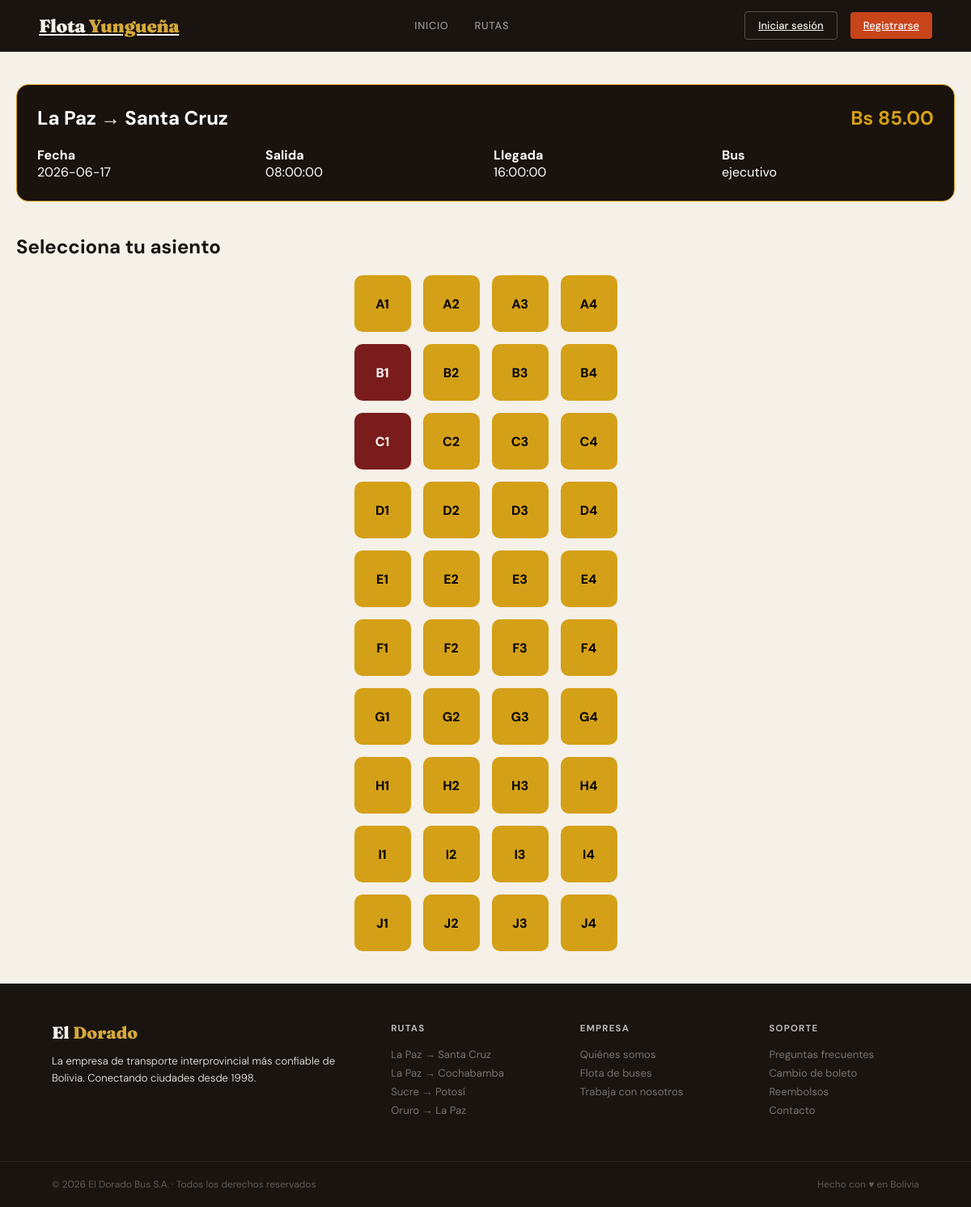
The app's page /index.php?page=detalle_viaje&viaje_id=1 with its own data.
### tables this page shows
CREATE TABLE `viajes` (
  `id` int(10) UNSIGNED NOT NULL,
  `horario_id` int(10) UNSIGNED NOT NULL,
  `fecha_viaje` date NOT NULL,
  `precio` decimal(8,2) NOT NULL,
  `estado` enum('programado','en_curso','completado','cancelado') NOT NULL DEFAULT 'programado'
);

CREATE TABLE `ciudades` (
  `id` int(10) UNSIGNED NOT NULL,
  `nombre` varchar(80) NOT NULL,
  `codigo` char(3) NOT NULL
);

CREATE TABLE `horarios` (
  `id` int(10) UNSIGNED NOT NULL,
  `ruta_id` int(10) UNSIGNED NOT NULL,
  `bus_id` int(10) UNSIGNED NOT NULL,
  `hora_salida` time NOT NULL,
  `hora_llegada` time NOT NULL,
  `dias` set('lun','mar','mie','jue','vie','sab','dom') NOT NULL DEFAULT 'lun,mar,mie,jue,vie,sab,dom',
  `activo` tinyint(1) NOT NULL DEFAULT 1
);

CREATE TABLE `buses` (
  `id` int(10) UNSIGNED NOT NULL,
  `placa` varchar(10) NOT NULL,
  `tipo` enum('economico','ejecutivo','premium_cama') NOT NULL DEFAULT 'ejecutivo',
  `total_seats` tinyint(3) UNSIGNED NOT NULL DEFAULT 40,
  `imagen` varchar(200) DEFAULT 'bus_default.jpg',
  `activo` tinyint(1) NOT NULL DEFAULT 1
);

CREATE TABLE `asientos` (
  `id` int(10) UNSIGNED NOT NULL,
  `bus_id` int(10) UNSIGNED NOT NULL,
  `numero` varchar(4) NOT NULL,
  `tipo` enum('normal','premium') NOT NULL DEFAULT 'normal'
);

### index.php (called while the page is built, shortened)
<?php
require_once __DIR__ . '/config/database.php';
require_once __DIR__ . '/controllers/RutaController.php';
$page   = $_GET['page']   ?? 'home';
switch ($page) {
    case 'detalle_viaje':
        $data = (new RutaController())->detalleViaje((int)($_GET['viaje_id'] ?? 0));
        break;
}
require __DIR__ . '/views/layout.php';

### controllers/RutaController.php (called while the page is built, shortened)
<?php
require_once __DIR__ . '/../models/RutaModel.php';
class RutaController {
    private RutaModel $model;
    public function __construct() {
        $this->model = new RutaModel();
    }
    public function detalleViaje(int $viajeId): array {
        $viaje = $this->model->getViajeById($viajeId);
        $asientosOcupados = $this->model->getAsientosOcupados($viajeId);
        $asientos         = $this->model->getAsientosBus($viaje['bus_id']);
        return compact('viaje', 'asientos', 'asientosOcupados');
    }
}

### config/database.php (called while the page is built, shortened)
<?php
class Database {
    private static ?PDO $instance = null;
    public static function connect(): PDO {
        if (self::$instance === null) {
            $dsn = sprintf(
            'mysql:host=%s;port=%s;dbname=%s;charset=%s',
             DB_HOST,
             DB_PORT,
             DB_NAME,
             DB_CHARSET
);
            self::$instance = new PDO($dsn, DB_USER, DB_PASS, [
                PDO::ATTR_ERRMODE => PDO::ERRMODE_EXCEPTION,
                PDO::ATTR_DEFAULT_FETCH_MODE => PDO::FETCH_ASSOC,
                PDO::ATTR_EMULATE_PREPARES => false,
            ]);
        }
        return self::$instance;
    }
}

### models/RutaModel.php (called while the page is built, shortened)
<?php
require_once __DIR__ . '/../config/database.php';
class RutaModel {
    private PDO $db;
    public function __construct() {
        $this->db = Database::connect();
    }
    public function getViajeById(int $id): ?array {
        $stmt = $this->db->prepare(
            "SELECT v.*, h.hora_salida, h.hora_llegada, h.bus_id,
                    r.duracion_h, r.precio_base,
                    c_o.nombre AS origen, c_d.nombre AS destino,
                    b.tipo AS tipo_bus, b.total_seats, b.placa
             FROM viajes v
             JOIN horarios h   ON h.id  = v.horario_id
             JOIN rutas    r   ON r.id  = h.ruta_id
             JOIN ciudades c_o ON c_o.id = r.origen_id
             JOIN ciudades c_d ON c_d.id = r.destino_id
             JOIN buses    b   ON b.id  = h.bus_id
             WHERE v.id = ? LIMIT 1"
        );
        $stmt->execute([$id]);
        $row = $stmt->fetch();
        return $row ?: null;
    }
    public function getAsientosOcupados(int $viajeId): array {
        $stmt = $this->db->prepare(
            "SELECT a.numero FROM reservas res
             JOIN asientos a ON a.id = res.asiento_id
             WHERE res.viaje_id = ? AND res.estado != 'cancelada'"
        );
        $stmt->execute([$viajeId]);
        return array_column($stmt->fetchAll(), 'numero');
    }
    public function getAsientosBus(int $busId): array {
        $stmt = $this->db->prepare(
            "SELECT id, numero, tipo FROM asientos WHERE bus_id = ? ORDER BY numero"
        );
        $stmt->execute([$busId]);
        return $stmt->fetchAll();
    }
}

### views/detalle_viaje.php (the view)
<section class="detalle-container">
    <div class="detalle-card">
        <div class="detalle-header">
            <h1><?= $viaje['origen'] ?> → <?= $viaje['destino'] ?></h1>
            <span class="precio">
                Bs <?= number_format($viaje['precio'],2) ?>
            </span>
        </div>
        <div class="detalle-info">
            <div>
                <h4>Fecha</h4>
                <p><?= $viaje['fecha_viaje'] ?></p>
            </div>
            <div>
                <h4>Salida</h4>
                <p><?= $viaje['hora_salida'] ?></p>
            </div>
            <div>
                <h4>Llegada</h4>
                <p><?= $viaje['hora_llegada'] ?></p>
            </div>
            <div>
                <h4>Bus</h4>
                <p><?= $viaje['tipo_bus'] ?></p>
            </div>
        </div>
    </div>
    <h2 class="titulo-asientos">
        Selecciona tu asiento
    </h2>
    <div class="bus-layout">
        <?php foreach($asientos as $a): ?>
            <?php $ocupado = in_array($a['numero'],$asientosOcupados); ?>
            <?php if($ocupado): ?>
                <div class="asiento ocupado">
                    <?= $a['numero'] ?>
                </div>
            <?php else: ?>
                <a
                href="index.php?page=reserva&viaje_id=<?= $viaje['id'] ?>&asiento_id=<?= $a['id'] ?>"
                class="asiento libre">
                    <?= $a['numero'] ?>
                </a>
            <?php endif; ?>
        <?php endforeach; ?>
    </div>
</section>

### style.css (style rules this page uses)
*, *::before, *::after { box-sizing: border-box; margin: 0; padding: 0; }
:root { --cream: #F5F0E8; --dark: #1A1410; --rust: #C8441A; --rust-d: #8B2E0F; --gold: #D4A83A; --gold-light: #F5E9C8; --slate: #3A3530; --mid: #6B6560; --light: #E8E3DB; --white: #FDFAF5; --r: 4px; --r-lg: 12px; }
html { scroll-behavior: smooth; }
body { font-family: 'DM Sans', sans-serif; background: var(--cream); color: var(--dark); min-height: 100vh; }
.detalle-container, .reserva-container, .confirmacion-container, .mis-reservas { max-width:1200px; margin:auto; padding:40px 20px; }
.detalle-card, .reserva-card, .confirmacion-card, .ticket-card { background:#1a120d; border:1px solid #d4a017; border-radius:15px; padding:25px; color:white; }
.detalle-header { display:flex; justify-content:space-between; align-items:center; }
.precio { color:#d4a017; font-size:24px; font-weight:bold; }
.detalle-info { display:grid; grid-template-columns:repeat(auto-fit,minmax(200px,1fr)); gap:20px; margin-top:20px; }
.titulo-asientos { margin:40px 0 20px; }
.bus-layout { display:grid; grid-template-columns:repeat(4,70px); gap:15px; justify-content:center; }
.asiento { width:70px; height:70px; display:flex; justify-content:center; align-items:center; border-radius:10px; font-weight:bold; }
.libre { background:#d4a017; color:black; text-decoration:none; }
.ocupado { background:#7a1c1c; color:white; }

### records on screen
viajes: ciudades.nombre "La Paz", ciudades.nombre "Santa Cruz", precio "85.00", fecha_viaje "2026-06-17", horario.hora_salida "08:00:00", horario.hora_llegada "16:00:00", buses.tipo "ejecutivo"
asientos: numero "A1"
asientos: numero "A2"
asientos: numero "A3"
asientos: numero "A4"
asientos: numero "B1"
asientos: numero "B2"
asientos: numero "B3"
asientos: numero "B4"
asientos: numero "C1"
asientos: numero "C2"
asientos: numero "C3"
asientos: numero "C4"
asientos: numero "D1"
asientos: numero "D2"
asientos: numero "D3"
asientos: numero "D4"
asientos: numero "E1"
asientos: numero "E2"
asientos: numero "E3"
asientos: numero "E4"
asientos: numero "F1"
asientos: numero "F2"
asientos: numero "F3"
asientos: numero "F4"
asientos: numero "G1"
asientos: numero "G2"
asientos: numero "G3"
asientos: numero "G4"
asientos: numero "H1"
asientos: numero "H2"
asientos: numero "H3"
asientos: numero "H4"
asientos: numero "I1"
asientos: numero "I2"
asientos: numero "I3"
asientos: numero "I4"
asientos: numero "J1"
asientos: numero "J2"
asientos: numero "J3"
asientos: numero "J4"
